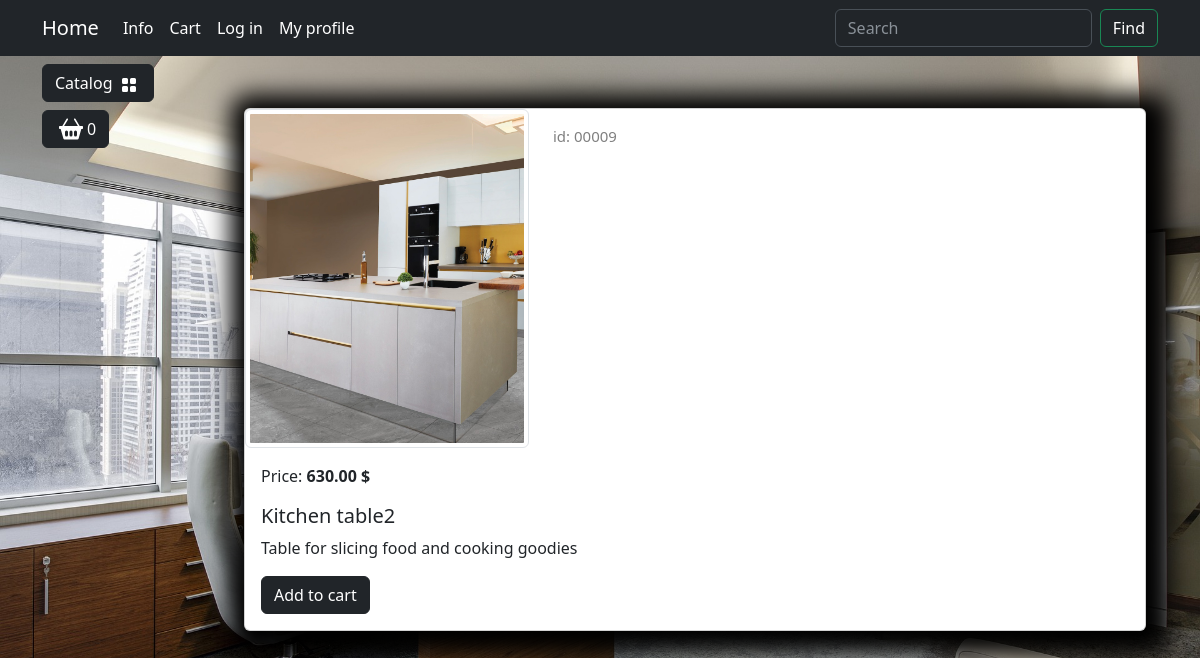
The app's page /catalog/product/kitchen-table2/ with its own data.
### goods/models.py (models this page shows, shortened)
class Products(models.Model):
    name = models.CharField(max_length=150, unique=True, verbose_name='Название')
    slug = models.SlugField(max_length=200, unique=True, blank=True, null=True, verbose_name='URL')
    description = models.TextField(blank=True, null=True, verbose_name='Discription')
    image = models.ImageField(upload_to='goods_images', blank=True, null=True, verbose_name='Image')
    price = models.DecimalField(default=0.00, max_digits=7, decimal_places=2, verbose_name='Price')
    discount = models.DecimalField(default=0.00, max_digits=4, decimal_places=2, verbose_name='Sale in %')
    quantity = models.PositiveIntegerField(default=0, verbose_name='Discount')
    category = models.ForeignKey(to=Categories, on_delete=models.CASCADE, verbose_name='Category')
    class Meta:
        db_table = 'product'
        verbose_name = 'Product'
        verbose_name_plural = 'Product'
        ordering = ("id",)
    def display_id(self):
        return f"{self.id:05}"
    def sell_price(self):
        if self.discount:
            return round(self.price - self.price*self.discount/100, 2)
        return self.price

### goods/views.py (the view)
# urls.py: path('product/<slug:product_slug>/', views.product, name='product'),
def product(request, product_slug):
    product = Products.objects.get(slug=product_slug)
    context = {"product": product}
    return render(request, "goods/product.html", context=context)

### goods/templatetags/goods_tags.py (called while the page is built)
@register.simple_tag()
def tag_categories():
    return Categories.objects.all()

### goods/templates/goods/product.html (shortened to what this page needs)
{% extends "base.html" %}
{% load static %}
{% block content %}
<div class="container mt-5">
    <div class="card mb-4 custom-shadow">
        <div class="row">
            <div class="col-md-4">
                <img src="{{ product.image.url }}"
                    class="img-thumbnail" data-bs-toggle="modal" data-bs-target="#imageModal1">
            </div>
            <div class="col-md-4 ">
                <p class="product_id mt-3">id: {{ product.display_id }}</p>
            </div>
        </div>
        <div class="card-body">
            <p class="card-text">Price: <strong>{{ product.sell_price }} $</strong></p>
            <h5 class="card-title">{{ product.name }}</h5>
            <p class="card-text">{{ product.description }}</p>
            <a href="#" class="btn btn-dark add-to-cart">Add to cart</a>
        </div>
    </div>
</div>
{% endblock  %}

### static/deps/css/my_css.css (style rules this page uses)
body { background-image: url("../images/bg-image.jpg"); background-repeat: no-repeat; background-attachment: fixed; background-position: center center; background-size: cover; height: 100%; }
.custom-shadow { box-shadow: 5px 5px 25px 19px #000000; }
.product_id { color: gray; font-size: 15px; }

### records on screen
Products: image (picture), display_id "00009", sell_price "630.00", name "Kitchen table2", description "Table for slicing food and cooking goodies"
